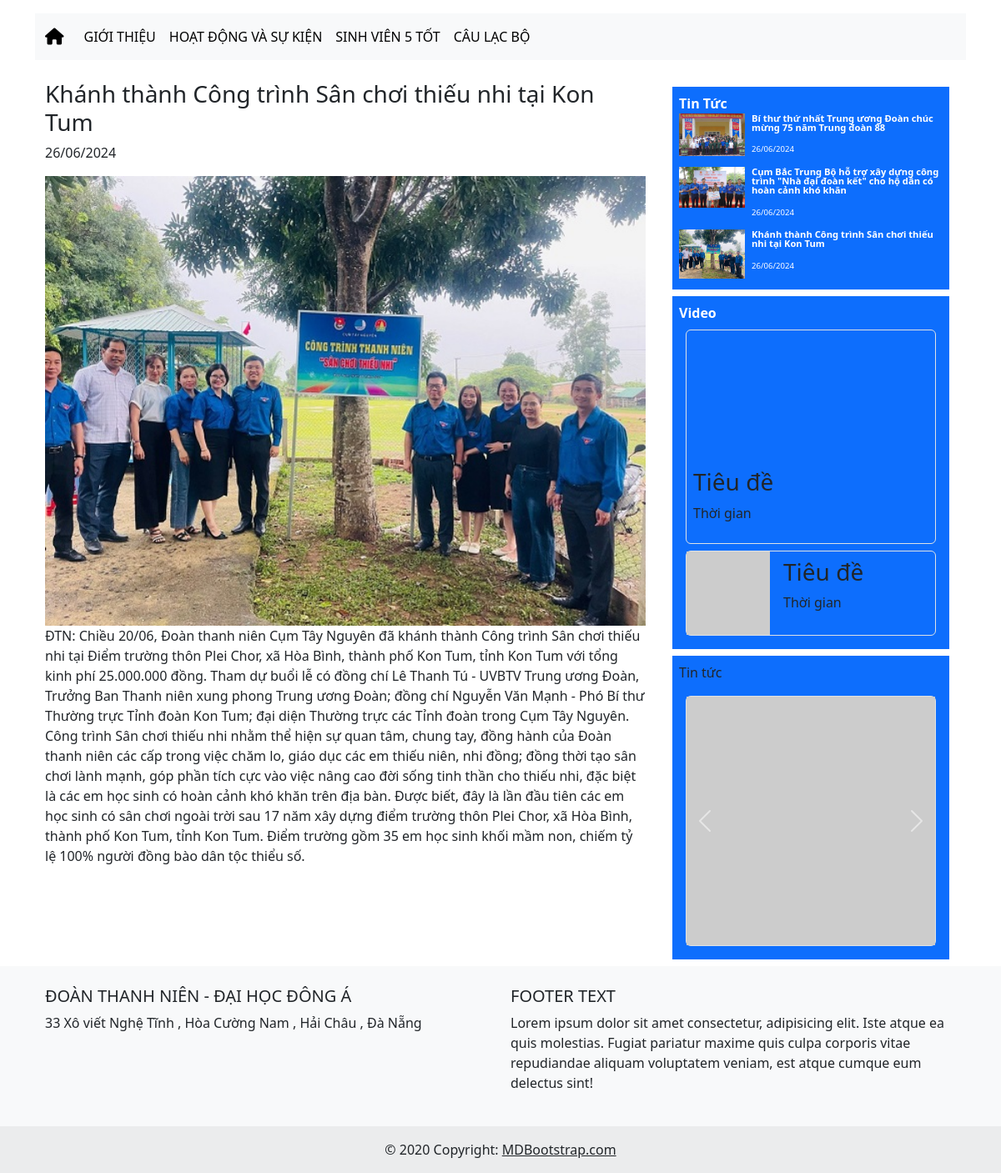
The app's page /post/4/ with its own data.
### App/models.py (models this page shows, shortened)
class Post(models.Model):
    image = models.ImageField(upload_to='posts/')
    title = models.CharField(max_length=200)
    timestamp = models.DateTimeField(auto_now_add=True)
    content = models.TextField()
    category = models.CharField(max_length=100 , null = True)
    active = models.BooleanField(default=True)

### App/views.py (the view)
# urls.py: path('post/<int:post_id>/', views.post_detail, name='post_detail'),
def post_detail(request, post_id):
    posts = Post.objects.all()  # Lấy danh sách tất cả các bài viết
    post = get_object_or_404(Post, pk=post_id)
    return render(request, 'post_detail.html', {'post': post,'posts': posts})

### templates/post_detail.html
<!DOCTYPE html>
{% extends "base.html" %}
{% block content %}
<h3>{{ post.title }}</h3>
<p>{{ post.timestamp|date:"d/m/Y" }}</p>
<img class="img-fluid w-100" src="{{ post.image.url }}" alt="">
<p>{{ post.content }}</p>
{% endblock %}

### templates/base.html (shortened to what this page needs)
<!doctype html>
{% load static %}
<html lang="en">
<head>
    <link rel="stylesheet" type="text/css" href="{% static 'css/home.css' %}">
    <link href="https://cdn.jsdelivr.net/npm/bootstrap@5.3.3/dist/css/bootstrap.min.css" rel="stylesheet">
    <link rel="stylesheet" href="https://cdnjs.cloudflare.com/ajax/libs/font-awesome/6.5.2/css/all.min.css"
 />
</head>
<body>
    <div class="container-lg">
        <nav class="navbar navbar-expand-lg bg-body-tertiary">
            <div class="container-fluid">
                <a class="navbar-brand" href="/home"><i class="fa-solid fa-house"></i></a>
                <div class="collapse navbar-collapse" id="navbarNav">
                    <ul class="navbar-nav">
                        <li class="nav-item">
                            <a class="nav-link active" aria-current="page" href="{% url 'introduce' %}">GIỚI THIỆU</a>
                        </li>
                        <li class="nav-item">
                            <a class="nav-link active" aria-current="page" href="#">HOẠT ĐỘNG VÀ SỰ KIỆN</a>
                        </li>
                        <li class="nav-item">
                            <a class="nav-link active" aria-current="page" href="#">SINH VIÊN 5 TỐT</a>
                        </li>
                        <li class="nav-item">
                            <a class="nav-link active" aria-current="page" href="#">CÂU LẠC BỘ </a>
                        </li>
                    </ul>
                </div>
            </div>
        </nav>
        <div class="container-lg">
        </div>
        <div class="container-lg">
            <div class="row d-flex">
                <div class=" col-12 col-lg-8 ">
                    {% block content%}
                    {% endblock%}
                </div>
                <div class="col-lg-4 d-none d-lg-block ">
                    <div class="bg-primary p-2 m-2">
                        <b class="text-white" style="font-weight: 600;">Tin Tức</b>
                        {% for post in posts %}
                        <a href="{% url 'post_detail' post_id=post.id %}" class=" d-flex accordion gap-2 ">
                            <img class="w-25 h-25" src="{{post.image.url}}" alt="">
                            <div class="p-0">
                                <p style="font-size:0.7rem ; line-height: 1;font-weight: 600; " class="text-white">
                                    {{post.title}}</p>
                                <p style="font-size:0.6rem ; line-height: 1; " class="text-white">
                                    {{post.timestamp|date:"d/m/Y"}}</p>
                            </div>
                        </a>
                        {% endfor %}
                    </div>
                    <div class="bg-primary p-2 m-2">
                        <b class="text-white" style="font-weight: 600;">Video</b>
                        <div class=" d-flex flex-column accordion gap-2 border m-2 rounded">
                            <video class="" src="https://via.placeholder.com/100x100" alt=""></video>
                            <div class="p-2">
                                <h3 class="">Tiêu đề</h3>
                                <p class="">Thời gian</p>
                            </div>
                        </div>
                        <div class=" d-flex accordion gap-2 border m-2  rounded">
                            <img class="" src="https://via.placeholder.com/100x100" alt="">
                            <div class="p-2">
                                <h3 class="">Tiêu đề</h3>
                                <p class="">Thời gian</p>
                            </div>
                        </div>
                    </div>
                    <div class="bg-primary p-2 m-2">
                        <p class="">Tin tức</p>
                        <div class=" d-flex flex-column accordion gap-2 border m-2 rounded">
                            <div id="carouselExampleInterval" class="carousel slide" data-bs-ride="carousel">
                                <div class="carousel-inner">
                                    <div class="carousel-item active" data-bs-interval="10000">
                                        <img src="https://via.placeholder.com/100x100" class="d-block w-100" alt="...">
                                    </div>
                                </div>
                                <button class="carousel-control-prev" type="button"
                                    data-bs-target="#carouselExampleInterval" data-bs-slide="prev">
                                    <span class="carousel-control-prev-icon" aria-hidden="true"></span>
                                </button>
                                <button class="carousel-control-next" type="button"
                                    data-bs-target="#carouselExampleInterval" data-bs-slide="next">
                                    <span class="carousel-control-next-icon" aria-hidden="true"></span>
                                </button>
                            </div>
                        </div>
                    </div>
                </div>
            </div>
        </div>
    </div>
    <footer class="bg-body-tertiary text-center text-lg-start">
        <div class="container p-4">
            <div class="row">
                <div class="col-lg-6 col-md-12 mb-4 mb-md-0">
                    <h5 class="text-uppercase">ĐOÀN THANH NIÊN - ĐẠI HỌC ĐÔNG Á</h5>
                    <p>
                        33 Xô viết Nghệ Tĩnh , Hòa Cường Nam , Hải Châu , Đà Nẵng
                    </p>
                </div>
                <div class="col-lg-6 col-md-12 mb-4 mb-md-0">
                    <h5 class="text-uppercase">Footer text</h5>
                    <p>
                        Lorem ipsum dolor sit amet consectetur, adipisicing elit. Iste atque ea quis
                        molestias. Fugiat pariatur maxime quis culpa corporis vitae repudiandae aliquam
                        voluptatem veniam, est atque cumque eum delectus sint!
                    </p>
                </div>
            </div>
        </div>
        <div class="text-center p-3" style="background-color: rgba(0, 0, 0, 0.05);">
            © 2020 Copyright:
            <a class="text-body" href="https://mdbootstrap.com/">MDBootstrap.com</a>
        </div>
    </footer>
</body>
</html>

### static/css/home.css (style rules this page uses)
* { margin: 0; padding: 0; }

### records on screen
Post: title "Khánh thành Công trình Sân chơi thiếu nhi tại Kon Tum", timestamp "26/06/2024", image (picture), content "ĐTN: Chiều 20/06, Đoàn thanh niên Cụm Tây Nguyên đã khánh thành Công trình Sân chơi thiếu nhi tại Điểm trường thôn Plei Chor, xã Hòa Bình, thành phố Kon Tum, tỉnh Kon Tum với tổng kinh phí 25.000.000 đồng. Tham dự buổi lễ có đồng chí Lê Thanh Tú - UVBTV Trung ương Đoàn, Trưởng Ban Thanh niên xung phong Trung ương Đoàn; đồng chí Nguyễn Văn Mạnh - Phó Bí thư Thường trực Tỉnh đoàn Kon Tum; đại diện Thường trực các Tỉnh đoàn trong Cụm Tây Nguyên. Công trình Sân chơi thiếu nhi nhằm thể hiện sự quan tâm, chung tay, đồng hành của Đoàn thanh niên các cấp trong việc chăm lo, giáo dục các em thiếu niên, nhi đồng; đồng thời tạo sân chơi lành mạnh, góp phần tích cực vào việc nâng cao đời sống tinh thần…"
Post: image (picture), title "Bí thư thứ nhất Trung ương Đoàn chúc mừng 75 năm Trung đoàn 88", timestamp "26/06/2024"
Post: image (picture), title "Cụm Bắc Trung Bộ hỗ trợ xây dựng công trình \"Nhà đại đoàn kết\" cho hộ dân có hoàn cảnh khó khăn", timestamp "26/06/2024"
